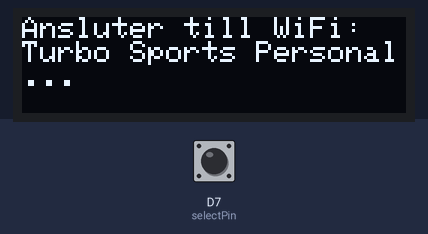
Bench run of a program on a simulated ESP8266 (NodeMCU). Shown: 128×32 one-colour display. Inputs (shaded band) come from the test bench; at power-on: D7 (selectPin) LOW. WiFi joins after 1.5 s; servers stay silent unless stated; uploads are accepted with an empty reply.

Above: at 1.1 s.
At 3.0 s:
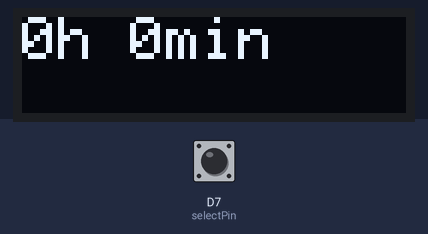
3.1 s: D7 (selectPin) pulled HIGH for 0.15 s
At 3.7 s:
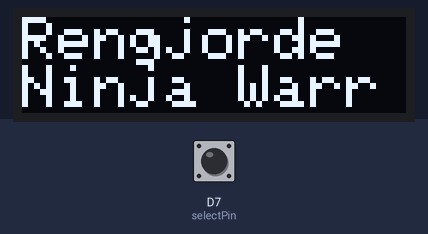
Timing chart, 0 to 6.1 s (numbered marks = the images above; inputs shaded):
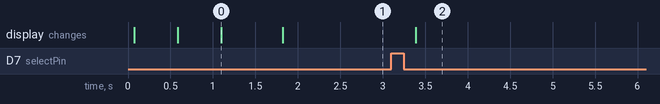

Measured:
- after the input at 3.1 s, the display: changes after 0.29 s (image 2)
- what the display in image 0 shows lasts 0.7 s, from 1.1 s to 1.8 s

The program:

main.cpp
```cpp
#include <Arduino.h>
#include <Adafruit_SSD1306.h> //OLed
#include <Wire.h> //OLed
#include <ESP8266WiFi.h>
#include <ESP8266HTTPClient.h>

#define cyclePin D6
#define selectPin D7

String SSID = "Turbo Sports Personal";
String pass = "TeamTurbo2016";
String host = "http://143.42.27.128:1307";

WiFiClient wifi;
Adafruit_SSD1306 oled(128,32, &Wire,-1);


String selBathroom = "ninja_warrior";
String displayRoom = "Ninja Warrior";
unsigned long lastCleaned = 0;
uint32 timediff = 0;
unsigned long prevMillis = 0;

void connectWifi(){
  oled.clearDisplay();
  oled.setTextSize(1);
  oled.setCursor(0,0);

  oled.println("Ansluter till WiFi:");
  oled.println(SSID);
  oled.display();
  WiFi.begin(SSID,pass);
  delay(0);
  while (WiFi.status() != WL_CONNECTED) {  //Wait for the WiFI connection completion
    oled.print('.');
    oled.display();
    delay(500);
  }
  oled.display();

  // Serial.println("CONNECTED");
}


void sendStamp(){
    oled.clearDisplay();
    oled.setCursor(0,0);
    oled.setTextSize(2);
    if (WiFi.status() == WL_CONNECTED) {
      HTTPClient http;
      String sendMsg = selBathroom;
      http.begin(wifi, host + "/InsertStamp");
      if(http.POST(sendMsg) == 200){
        http.end();
        lastCleaned = 0;
        prevMillis = millis();
        oled.println("Rengjorde ");
        oled.print(displayRoom);
        oled.display();
        delay(5000);
      }
      else{
        lastCleaned = 0;
        prevMillis = millis();
        oled.print("Server fel\nRing Max");
        oled.display();
        delay(5000);
      }
  }
  else{
    lastCleaned = 0;
    prevMillis = millis();
    connectWifi();

    oled.clearDisplay();
    oled.setCursor(0,0);
    oled.print("Ansluten! Spara igen");
    oled.display();
    delay(5000);

  }
}
// void getUsers(){

//   if (WiFi.status() == WL_CONNECTED) {
//     HTTPClient http;
//     String user = "";
//     String userString = "";
//     http.begin(wifi, host + "/GetUsers");
//     if(http.GET() == 200){
//       userString += http.getString();
//     }
//     http.end();

//     if (userString.length() > 0){
//     for (int i = 0; i<=userString.length()-1; i++){
//       if(userString[i] != ','){
//         user+=userString[i];
//       }

//       else{
//       users[userCount] = user;
//       userCount+=1;
//       user = "";
//       }
//     }
//     }
//   }
// }
// void getBathrooms(){
//   if (WiFi.status() == WL_CONNECTED) {
//     HTTPClient http;
//     String wc = "";
//     String wcString = "";
//     http.begin(wifi, host + "/GetBathrooms");
//     if(http.GET() == 200){
//       wcString += http.getString();
//     }
//     http.end();

//     if (wcString.length() > 0){
//     for (int i = 0; i<=wcString.length()-1;i++){
//       if(wcString[i] != ','){
//         wc+=wcString[i];
//       }

//       else{
//         bathrooms[wcCount] = wc;
//         wcCount+=1;
//         wc = "";
//       }
//     }
//     }
//   }
// }
// void selectBathroom(){
//   oled.setTextSize(1);
//   if(wcCount > 0){
//     selBathroom = bathrooms[wcCycleCount%(wcCount)];
//     oled.print(selBathroom);
//     oled.display();
//   }

//   else{
//     oled.print("No bathrooms stored");
//     oled.display();
//     delay(2000);
//     return;
//   }
//   delay(500);
//   while(true){
//     yield();

//     if (digitalRead(cyclePin) == HIGH){
//       wcCycleCount+=1;
//       selBathroom = bathrooms[wcCycleCount%(wcCount)];
//       oled.clearDisplay();
//       oled.setCursor(0,0);
//       oled.println(selUser);
//       oled.print(selBathroom);
//       oled.display();
//       delay(300);

//     }
//     if (digitalRead(selectPin) == HIGH){
//       sendStamp();
//       oled.clearDisplay();
//       oled.display();
//       return;
//     }
// }
// }
// void selectUser(){
//   oled.clearDisplay();
//   oled.setTextSize(1);
//   oled.setCursor(0,0);
//   if(userCount > 0){
//     selUser = users[userCycleCount%(userCount)];
//     oled.print(selUser);
//     oled.display();
//   }
//   else{
//     oled.print("Inga användare sparade");
//     oled.display();
//     delay(1000);
//     return;
//   }
//   delay(500);
//   while(true){
//     yield();

//     if (digitalRead(cyclePin) == HIGH){
//       userCycleCount+=1;
//       selUser = users[userCycleCount%(userCount)];
//       oled.clearDisplay();

//       oled.setCursor(0,0);
//       oled.println(selUser);
//       oled.display();
//       delay(300);

//     }
//     if (digitalRead(selectPin) == HIGH){
//       // selectBathroom(); //does not need to be selected. Will be hardcoded
//       sendStamp();
//       oled.clearDisplay();
//       oled.display();
//       return;
//     }
//   }
// }

void getLastCleaned(){
  if (WiFi.status() == WL_CONNECTED) {
    HTTPClient http;
    http.begin(wifi, host + "/GetLatestStamp?bathroom=" + selBathroom);
    if (http.GET() == 200){
      lastCleaned = http.getString().toInt();
    }
    http.end();
  }
}


void setup() {
  // Serial.begin(9600);
  // Serial.println("SERIAL initialized");
  pinMode(selectPin,INPUT);
  // pinMode(cyclePin,INPUT);
  oled.begin(SSD1306_SWITCHCAPVCC,0x3C);
  oled.clearDisplay();
  oled.setTextSize(1);
  oled.setTextColor(WHITE);
  oled.display();
  connectWifi();
  getLastCleaned();

  }


void loop() {
  oled.clearDisplay();
  oled.setCursor(0,0);
  oled.setTextSize(2);

  lastCleaned += millis() - prevMillis;
  prevMillis = millis();
  timediff = lastCleaned;


  unsigned long seconds = timediff / 1000;
  unsigned long minutes = seconds / 60;
  unsigned long hours = minutes / 60;
  timediff %= 1000;
  seconds %= 60;
  minutes %= 60;
  // hours %= 24;
  // oled.print("Sist rengjord:\n" + String(hours) + "h " + String(minutes) + "min " + String(seconds) + "s sedan");
  oled.print(String(hours) + "h " + String(minutes) + "min");
  oled.display();
  if(digitalRead(selectPin) == HIGH){
    // getUsers();
    // getBathrooms();
    // selectUser();
    sendStamp();

  }

  delay(100);
}
```
